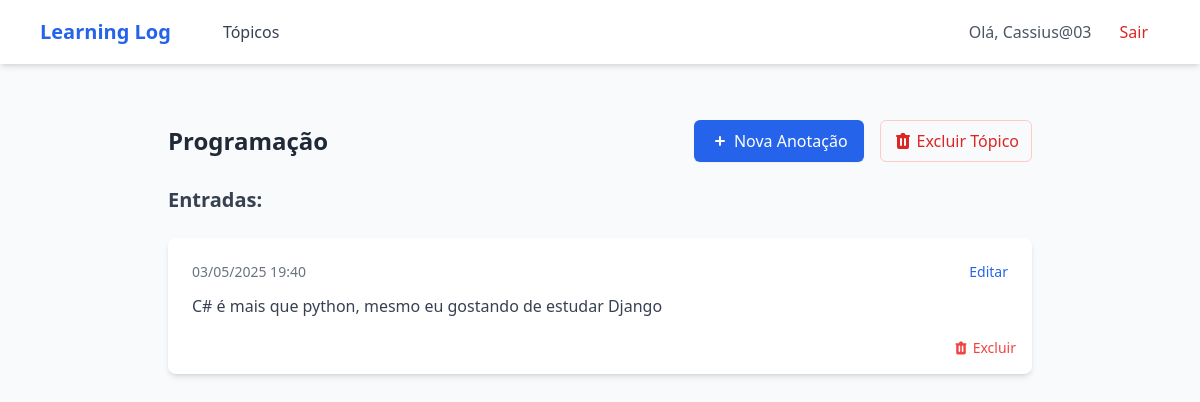
/topics/3/ (signed in), run on an earlier commit of the app's database.
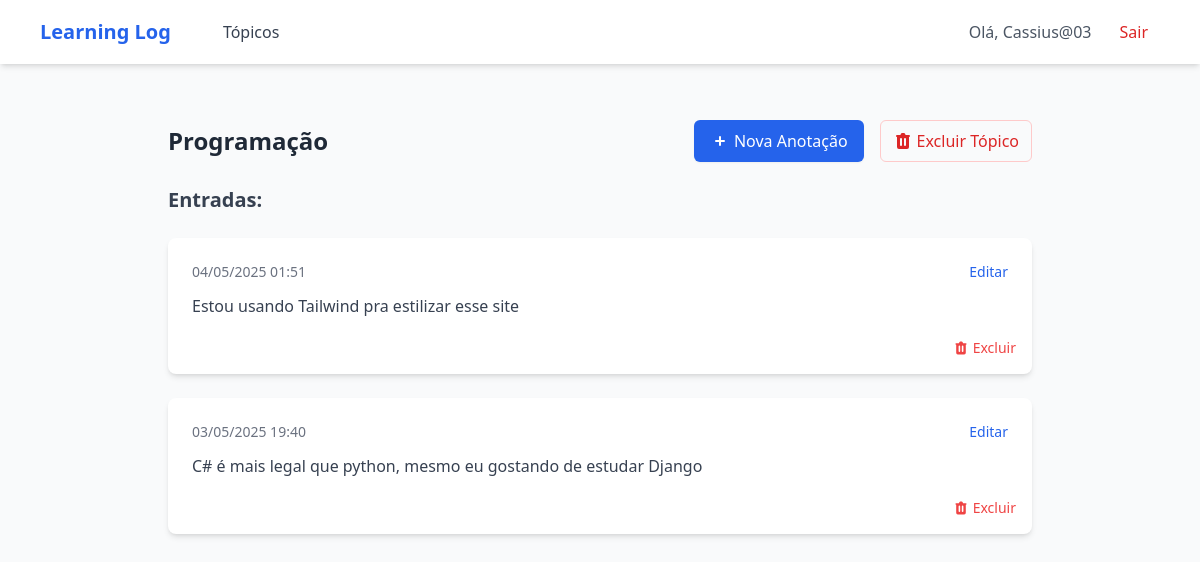
And on a later commit of the database.
### LLog/models.py (models this page shows, shortened)
class Entry(models.Model):
    topic = models.ForeignKey(Topic, on_delete=models.CASCADE)
    text = models.TextField()
    date_added = models.DateTimeField(auto_now_add=True)
    class Meta:
        verbose_name_plural = 'entries'

### LLog/views.py (the view)
# urls.py: path('topics/<topic_id>/', views.topic, name='topic'),
@login_required
def topic(request, topic_id):
    topic = Topic.objects.get(id = topic_id)
    if topic.owner != request.user:
        raise(Http404)
    entries = topic.entry_set.order_by('-date_added')
    context = {'topic': topic,
               'entries': entries}
    return render(request,  'LLog/topic.html', context)

### LLog/models.py (called while the page is built)
    def __str__(self):
        return self.text

### LLog/templates/LLog/topic.html (shortened to what this page needs)
{% extends "LLog/base.html" %}
{% block content %}
<div class="max-w-4xl mx-auto px-4 py-8">
    <div class="flex justify-between items-center mb-6">
        <h2 class="text-2xl font-bold text-gray-800">{{ topic }}</h2>
        <div class="flex space-x-4">
            <a href="{% url 'add_entry' topic.id %}" class="flex items-center bg-blue-600 hover:bg-blue-700 text-white px-4 py-2 rounded-md shadow-sm transition duration-200">
                <svg xmlns="http://www.w3.org/2000/svg" class="h-5 w-5 mr-1" viewBox="0 0 20 20" fill="currentColor">
                    <path fill-rule="evenodd" d="M10 5a1 1 0 011 1v3h3a1 1 0 110 2h-3v3a1 1 0 11-2 0v-3H6a1 1 0 110-2h3V6a1 1 0 011-1z" clip-rule="evenodd" />
                </svg>
                Nova Anotação
            </a>
            <form action="{% url 'delete_topic' topic.id %}" method="post">
                <button type="submit"
                        class="flex items-center px-3 py-2 text-red-600 hover:text-red-800 border border-red-200 hover:bg-red-50 rounded-md transition"
                        onclick="return confirm('Tem certeza que deseja excluir este tópico e todas as suas anotações?')">
                    Excluir Tópico
                </button>
            </form>
        </div>
    </div>
    <div class="space-y-6">
        <h4 class="text-xl font-semibold text-gray-700 mb-4">Entradas:</h4>
        {% for entry in entries %}
        <div class="bg-white p-6 rounded-lg shadow-md hover:shadow-lg transition duration-200 relative">
            <div class="flex justify-between items-start mb-3">
                <span class="text-sm text-gray-500">
                    {{ entry.date_added|date:'d/m/Y H:i' }}
                </span>
                <a href="{% url 'edit_entry' entry.id %}" class="text-blue-600 hover:text-blue-800 text-sm">
                    Editar
                </a>
            </div>
            <div class="prose max-w-none text-gray-700 mb-8">
                {{ entry.text|linebreaks }}
            </div>
            <div class="absolute bottom-4 right-4">
                <form action="{% url 'delete_entry' entry.id %}" method="post">
                    <button type="submit"
                            class="text-red-500 hover:text-red-700 text-sm flex items-center"
                            onclick="return confirm('Tem certeza que deseja excluir esta anotação?')">
                        Excluir
                    </button>
                </form>
            </div>
        </div>
        {% endfor %}
    </div>
</div>
{% endblock content %}

What changed in the data, as far as the page shows it:
added Entry: date_added "04/05/2025 01:51", text "Estou usando Tailwind pra estilizar esse site"
changed Entry: text "C# é mais que python, mesmo eu gostando de estudar Django" → "C# é mais legal que python, mesmo eu gostando de estudar Django"
